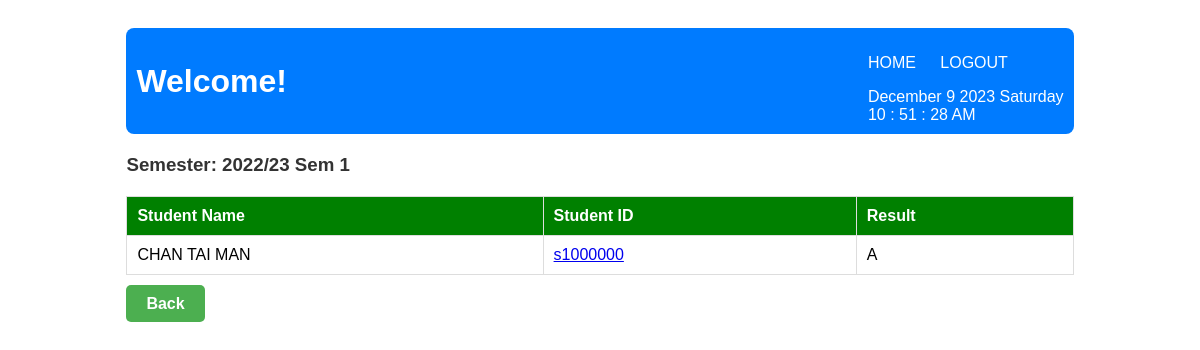
Page /Teacher/viewCourse.php?course_id=1020SEF on the committed database.
### tables this page shows
CREATE TABLE `EnrolledCourse` (
  `student_id` varchar(255) NOT NULL,
  `course_id` varchar(255) NOT NULL,
  `grade` varchar(3) DEFAULT 'N/A',
  `Semester` varchar(20) NOT NULL
);

CREATE TABLE `Student` (
  `userid` varchar(255) NOT NULL,
  `password` varchar(30) NOT NULL,
  `name` varchar(50) DEFAULT NULL,
  `address` varchar(255) DEFAULT NULL,
  `phoneNum` varchar(20) DEFAULT NULL,
  `email` varchar(255) NOT NULL,
  `Admission_Date` date DEFAULT NULL,
  `nationality` text DEFAULT NULL,
  `gender` char(1) DEFAULT NULL,
  `birth` date DEFAULT NULL,
  `Expire_Date` date DEFAULT NULL
);

### Teacher/viewCourse.php (the view, shortened to what this page needs)
<!DOCTYPE html>
<html>
<head>
    <link rel="stylesheet" href="../css/globle-style.css" />
</head>
<body>
<div class="container">
<?php
    include_once('../navbar.php');
    include "../db_conn.php";
    if (isset($_GET['course_id'])) {
        $courseId = trim(mysqli_real_escape_string($conn, $_GET['course_id']));
        $sql = "SELECT s.name, s.userid, e.grade, e.Semester FROM Student s, EnrolledCourse e WHERE e.course_id = '$courseId' AND e.student_id = s.userid ORDER BY e.Semester";
        $result = mysqli_query($conn, $sql);
        $currentSemester = null;
        if (mysqli_num_rows($result) > 0) {
            while ($row = mysqli_fetch_assoc($result)) {
                if ($row['Semester'] != $currentSemester) {
                    $currentSemester = $row['Semester'];
                    echo "<h3>Semester: " . htmlspecialchars($currentSemester) . "</h3>";
                    echo "<table>";
                    echo "<tr><th>Student Name</th><th>Student ID</th><th>Result</th></tr>";
                }
                echo "<tr>";
                echo "<td>" . strtoupper(htmlspecialchars($row['name'])) . "</td>";
                echo "<td><a href='viewStudent.php?userid=" . htmlspecialchars($row['userid']) . "&course_id=" . htmlspecialchars($courseId) .  "'>" . htmlspecialchars($row['userid']) . "</a></td>";
                echo "<td>" . (isset($row['grade']) ? htmlspecialchars($row['grade']) : 'N/A') . "</td>";
                echo "</tr>";
            }
            echo "</table>";
        } else {
            echo "No students found for this course.";
        }
    } else {
        echo "Course ID not provided.";
    }
?>
<div style="margin-top: 20px;">
    <a href="departmentCourse.php" style="background-color: #4CAF50; color: white; padding: 10px 20px; text-decoration: none; border-radius: 5px; font-weight: bold;">Back</a>
</div>
</div>
</body>
</html>

### css/globle-style.css (style rules this page uses)
body { font-family: Arial, sans-serif; background-color: rgba(255, 255, 255, 0.638); }
.container { width: 80%; margin: auto; overflow: hidden; padding: 20px; }
table { width: 100%; margin-top: 20px; border-collapse: collapse; }
table, th, td { border: 1px solid #ddd; }
th, td { padding: 10px; text-align: left; }
th { background-color: green; color: white; }
h2, h3 { color: #333; }

### rows in the picture
enrolledcourse: Semester "2022/23 Sem 1", student.name "CHAN TAI MAN", student.userid "s1000000", grade "A"
